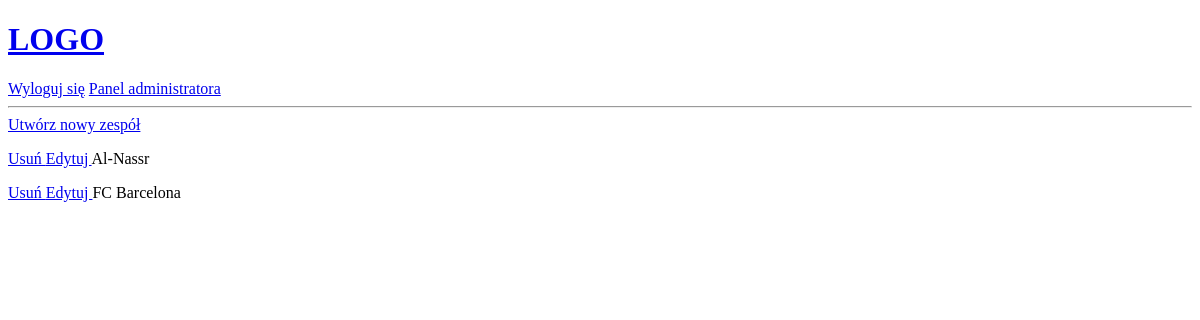
/admin_panel/team_management/ (signed in), run on an earlier commit of the app's database.
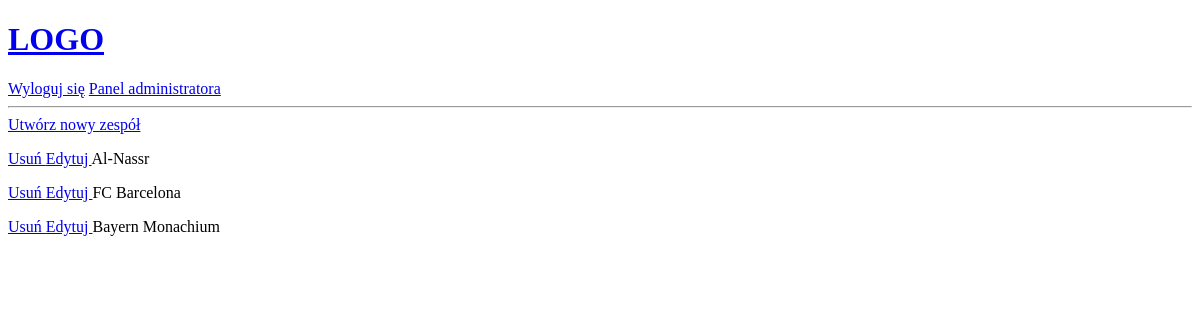
And on a later commit of the database.
### base/models.py (models this page shows, shortened)
class Team(models.Model):
    name=models.CharField(max_length=50)
    city=models.CharField(max_length=50)

### base/views.py (the view)
# urls.py: path('admin_panel/team_management/',views.team_management,name="team_management"),
@login_required(login_url='/login')
def team_management(request):
    teams = Team.objects.all()
    context = {'teams': teams}
    return render(request,'base/admin_panel_context/Team/team_management.html',context)

### base/templates/base/admin_panel_context/Team/team_management.html
{% extends 'main.html' %}
{% block content %}
<div>
    <a href="{% url 'team_create' %}"> Utwórz nowy zespół </a>
</div>
<div>
    {% for team in teams %}
    <div>
        <p> <a href="{% url 'team_delete' team.id %}">Usuń </a> <a href="{% url 'team_edit' team.id %}">Edytuj </a> {{team.name}}</p>
    </div>
    {% endfor %}
</div>
{% endblock content %}

What changed in the data, as far as the page shows it:
added Team: name "Bayern Monachium"
